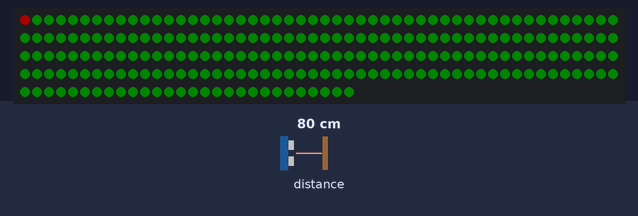
A sketch run on a simulated Arduino Uno, built with avr-gcc and run on an emulated ATmega328P. Parts: 228 RGB LEDs in strip order, left to right, continuing on the next row. Inputs (shaded band) come from the test bench; at power-on: distance to the obstacle 80 cm. Dim RGB values are drawn brighter than linear.

Above: at 2.76 s.
At 3.91 s:
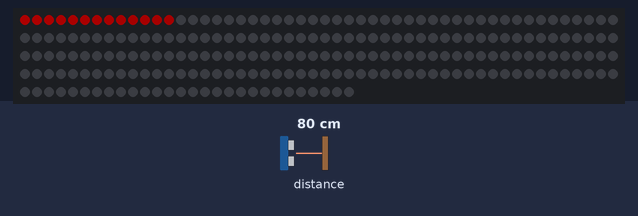
At 7.5 s:
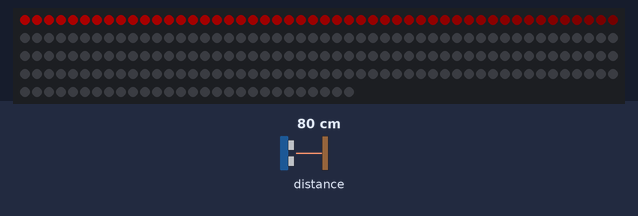

The sketch:

pixelWithLIDAR.ino
```cpp
#include "Adafruit_VL53L0X.h"
#include <Adafruit_NeoPixel.h>
#ifdef __AVR__
#include <avr/power.h>
#endif

#define PIN 2
#define num_neoPixels 19 // change depending on num of neoPixels
#define num_leds num_neoPixels*12

Adafruit_VL53L0X lox = Adafruit_VL53L0X(); //our precious LIDAR sensor


Adafruit_NeoPixel strip = Adafruit_NeoPixel(num_leds, PIN, NEO_GRBW + NEO_KHZ800);


void setup() {
  //Serial.begin(115200);

  // wait until serial port opens for native USB devices
  /*
  while (! Serial) {
    delay(1);
  }
  */

  //Serial.println("Adafruit VL53L0X test");
  //if (!lox.begin()) {
    //Serial.println(F("Failed to boot VL53L0X"));
    //while(1);
  //}
  // power
  //Serial.println(F("VL53L0X API Simple Ranging example\n\n"));
  strip.begin();
  strip.setBrightness(50);
  strip.show();
  //initialize();

  if (!lox.begin()) {
    for(int i = 0; i < num_leds; i++) {
      strip.setPixelColor(i, 50, 0, 0);
      strip.show();
    }
  }
  for(int i = 0; i < num_leds; i++) {
    strip.setPixelColor(i, 0, 50, 0);
    strip.show();
  }

  //strip.show(); // Initialize all pixels to 'off'
}

void initialize() {
  for(int i=0; i<num_leds; i++) {
    strip.setPixelColor(i, 50, 0, 50);
    strip.show();
  }
}

void distanceToColor(uint8_t wait, float distance){
  /*
   * takes a number 0-255 and loops through all the pixels to set them to that color
   */
  for(int i=num_leds-1; i>=1; i--) { //loop through all the pixels
      uint32_t color = strip.getPixelColor(i-1);
      strip.setPixelColor(i, color);
  }
  strip.setPixelColor(0, Wheel(distance));
  strip.show();
  delay(wait);
}

float look(){
   /*
   * Code below reads the distance from the LIDAR (mm)
   * and converts it to color (0 - 255)
   */

   VL53L0X_RangingMeasurementData_t measure;

    //Serial.print("Reading a measurement... ");
    // read the input

    int distance = 0;

    lox.rangingTest(&measure, false); // pass in 'true' to get debug data printout!

    if (measure.RangeStatus != 4) {  // phase failures have incorrect data
        distance = measure.RangeMilliMeter;
    } else {
        distance = 0;
    }

    //Serial.print("Distance (mm): "); Serial.println(distance);

    // Convert the analog reading (which goes from 0 - 500 mm) to a color (0 - 255):
    float value = 0.0;
    if(distance > 0 && distance < 500) {
      float value = distance * (255.0 / 500);
    }

    return value;
}

uint32_t Wheel(byte WheelPos) {
  /*
 * Wheel transforms a number 0 to 255 to a color
 * Input a value 0 to 255 to get a color value.
 * The colours are a transition r - g - b - back to r.
 */
  WheelPos = 255 - WheelPos;
  if(WheelPos < 85) {
    return strip.Color(255 - WheelPos * 3, 0, WheelPos * 3);
  }
  if(WheelPos < 170) {
    WheelPos -= 85;
    return strip.Color(0, WheelPos * 3, 255 - WheelPos * 3);
  }
  WheelPos -= 170;
  return strip.Color(WheelPos * 3, 255 - WheelPos * 3, 0);
}

void loop() {
  distanceToColor(10, look());
  delay(0);

}
```
